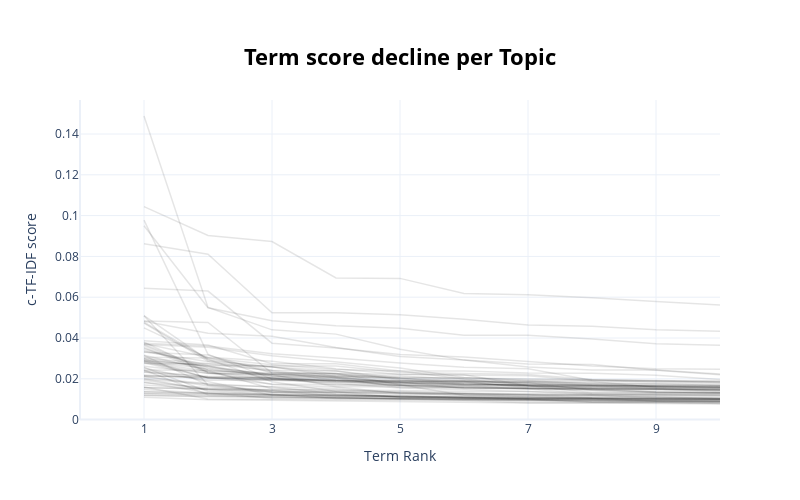

Source (notebook cell):
### Code cell
topic_model.visualize_term_rank()

### Figure 1 — Plotly figure (JSON) as saved in the notebook; plotly's stock layout.template omitted (floating-point values rounded to 4 significant figures)
{"data": [{"hovertext": "<b>Topic -1</b>:政治_した_社会_改革_ため_日本_実現_こと_国民_から", "line": {"color": "black", "width": 1.5}, "mode": "lines+lines", "name": "", "opacity": 0.1, "type": "scatter", "x": [1, 2, 3, 4, 5, 6, 7, 8, 9, 10], "y": [0.01096, 0.009798, 0.009548, 0.009172, 0.009029, 0.00871, 0.008192, 0.008127, 0.007755, 0.007653]}, {"hovertext": "<b>Topic 0</b>:共産_日本_政治_増税_国民_した_消費_ため_から_って", "line": {"color": "black", "width": 1.5}, "mode": "lines+lines", "name": "", "opacity": 0.1, "type": "scatter", "x": [1, 2, 3, 4, 5, 6, 7, 8, 9, 10], "y": [0.01369, 0.01265, 0.01198, 0.01105, 0.01105, 0.0104, 0.01006, 0.008684, 0.008628, 0.007954]}, {"hovertext": "<b>Topic 1</b>:自民党_共産_献金_腐敗_政治_企業_改革_国民_選挙_日本", "line": {"color": "black", "width": 1.5}, "mode": "lines+lines", "name": "", "opacity": 0.1, "type": "scatter", "x": [1, 2, 3, 4, 5, 6, 7, 8, 9, 10], "y": [0.02187, 0.02014, 0.01962, 0.0193, 0.01896, 0.0184, 0.01621, 0.0157, 0.01552, 0.01413]}, {"hovertext": "<b>Topic 2</b>:改革_政治_市民_社会_ため_した_から_日本_こと_経済", "line": {"color": "black", "width": 1.5}, "mode": "lines+lines", "name": "", "opacity": 0.1, "type": "scatter", "x": [1, 2, 3, 4, 5, 6, 7, 8, 9, 10], "y": [0.0119, 0.01126, 0.01115, 0.01086, 0.01026, 0.009799, 0.009798, 0.008614, 0.00848, 0.008426]}, {"hovertext": "<b>Topic 3</b>:消費_増税_国民_憲法_保障_年金_税金_日本_民主_くらし", "line": {"color": "black", "width": 1.5}, "mode": "lines+lines", "name": "", "opacity": 0.1, "type": "scatter", "x": [1, 2, 3, 4, 5, 6, 7, 8, 9, 10], "y": [0.01362, 0.01308, 0.01047, 0.01036, 0.01036, 0.01034, 0.01018, 0.01012, 0.01003, 0.009926]}, {"hovertext": "<b>Topic 4</b>:増税_憲法_改悪_消費_共産_民主_日本_戦争_くらし_たしか", "line": {"color": "black", "width": 1.5}, "mode": "lines+lines", "name": "", "opacity": 0.1, "type": "scatter", "x": [1, 2, 3, 4, 5, 6, 7, 8, 9, 10], "y": [0.02983, 0.02605, 0.02205, 0.01616, 0.01614, 0.01558, 0.01529, 0.01521, 0.01486, 0.01481]}, {"hovertext": "<b>Topic 5</b>:政治_こと_した_政治家_社会_ため_国民_てい_から_生活", "line": {"color": "black", "width": 1.5}, "mode": "lines+lines", "name": "", "opacity": 0.1, "type": "scatter", "x": [1, 2, 3, 4, 5, 6, 7, 8, 9, 10], "y": [0.01597, 0.01008, 0.009979, 0.009915, 0.009519, 0.009305, 0.008271, 0.008233, 0.008212, 0.008119]}, {"hovertext": "<b>Topic 6</b>:年金_制度_保険_保障_廃止_削減_地域_財源_改革_道路", "line": {"color": "black", "width": 1.5}, "mode": "lines+lines", "name": "", "opacity": 0.1, "type": "scatter", "x": [1, 2, 3, 4, 5, 6, 7, 8, 9, 10], "y": [0.03145, 0.01684, 0.01418, 0.01147, 0.01144, 0.01137, 0.01041, 0.01038, 0.009992, 0.009804]}, {"hovertext": "<b>Topic 7</b>:消費_廃止_自民党_国民_共産_政治_コメ_反対_選挙_日本", "line": {"color": "black", "width": 1.5}, "mode": "lines+lines", "name": "", "opacity": 0.1, "type": "scatter", "x": [1, 2, 3, 4, 5, 6, 7, 8, 9, 10], "y": [0.03151, 0.02435, 0.02151, 0.01845, 0.01695, 0.01586, 0.01495, 0.01475, 0.01359, 0.01338]}, {"hovertext": "<b>Topic 8</b>:消費_廃止_国民_増税_政治_税制_反対_税率_実現_減税", "line": {"color": "black", "width": 1.5}, "mode": "lines+lines", "name": "", "opacity": 0.1, "type": "scatter", "x": [1, 2, 3, 4, 5, 6, 7, 8, 9, 10], "y": [0.02435, 0.0122, 0.01152, 0.01087, 0.009986, 0.009771, 0.009058, 0.008794, 0.008498, 0.008453]}, {"hovertext": "<b>Topic 9</b>:選挙_した_政治_上げ_支援_ため_こと_立候補_この_心から", "line": {"color": "black", "width": 1.5}, "mode": "lines+lines", "name": "", "opacity": 0.1, "type": "scatter", "x": [1, 2, 3, 4, 5, 6, 7, 8, 9, 10], "y": [0.02005, 0.01452, 0.0124, 0.01031, 0.01028, 0.01006, 0.009466, 0.009253, 0.009223, 0.008965]}, {"hovertext": "<b>Topic 10</b>:郵政_民営_郵便局_改革_民間_ネットワーク_サービス_構造_反対_", "line": {"color": "black", "width": 1.5}, "mode": "lines+lines", "name": "", "opacity": 0.1, "type": "scatter", "x": [1, 2, 3, 4, 5, 6, 7, 8, 9, 10], "y": [0.04829, 0.04762, 0.02284, 0.02256, 0.0171, 0.01199, 0.0117, 0.01168, 0.0114, 0.01131]}, {"hovertext": "<b>Topic 11</b>:整備_道路_産業_建設_観光_地域_自動車_対策_空港_都市", "line": {"color": "black", "width": 1.5}, "mode": "lines+lines", "name": "", "opacity": 0.1, "type": "scatter", "x": [1, 2, 3, 4, 5, 6, 7, 8, 9, 10], "y": [0.01993, 0.01733, 0.01351, 0.01349, 0.01239, 0.0123, 0.012, 0.012, 0.0108, 0.01064]}, {"hovertext": "<b>Topic 12</b>:環境_産業_対策_経済_社会_教育_地域_づくり_整備_安全", "line": {"color": "black", "width": 1.5}, "mode": "lines+lines", "name": "", "opacity": 0.1, "type": "scatter", "x": [1, 2, 3, 4, 5, 6, 7, 8, 9, 10], "y": [0.017, 0.01502, 0.01479, 0.01464, 0.01426, 0.0138, 0.01374, 0.01304, 0.01299, 0.01281]}, {"hovertext": "<b>Topic 13</b>:日本_社会_経済_世紀_時代_世界_国際_豊か_ため_教育", "line": {"color": "black", "width": 1.5}, "mode": "lines+lines", "name": "", "opacity": 0.1, "type": "scatter", "x": [1, 2, 3, 4, 5, 6, 7, 8, 9, 10], "y": [0.0184, 0.013, 0.01248, 0.01215, 0.01133, 0.01066, 0.01051, 0.01042, 0.009124, 0.008887]}, {"hovertext": "<b>Topic 14</b>:自公_高校_後期_政権_主人公_授業_医療_派遣_防波堤_無償", "line": {"color": "black", "width": 1.5}, "mode": "lines+lines", "name": "", "opacity": 0.1, "type": "scatter", "x": [1, 2, 3, 4, 5, 6, 7, 8, 9, 10], "y": [0.02622, 0.02273, 0.02219, 0.02104, 0.02058, 0.02046, 0.01958, 0.01931, 0.01836, 0.01795]}, {"hovertext": "<b>Topic 15</b>:医療_地域_社会_雇用_年金_支援_制度_環境_介護_子育て", "line": {"color": "black", "width": 1.5}, "mode": "lines+lines", "name": "", "opacity": 0.1, "type": "scatter", "x": [1, 2, 3, 4, 5, 6, 7, 8, 9, 10], "y": [0.01575, 0.01503, 0.01334, 0.01185, 0.01109, 0.01079, 0.01076, 0.01057, 0.0105, 0.01033]}, {"hovertext": "<b>Topic 16</b>:政治_日本_新しい_社会_地域_ため_実現_改革_教育_世紀", "line": {"color": "black", "width": 1.5}, "mode": "lines+lines", "name": "", "opacity": 0.1, "type": "scatter", "x": [1, 2, 3, 4, 5, 6, 7, 8, 9, 10], "y": [0.01277, 0.01244, 0.012, 0.01153, 0.01132, 0.01098, 0.01034, 0.01023, 0.01009, 0.009709]}, {"hovertext": "<b>Topic 17</b>:教育_社会_子供_子ども_てい_環境_学校_問題_推進_として", "line": {"color": "black", "width": 1.5}, "mode": "lines+lines", "name": "", "opacity": 0.1, "type": "scatter", "x": [1, 2, 3, 4, 5, 6, 7, 8, 9, 10], "y": [0.02561, 0.0138, 0.0123, 0.01113, 0.01055, 0.01019, 0.009707, 0.009654, 0.009111, 0.009043]}, {"hovertext": "<b>Topic 18</b>:社会_子供_した_日本_てい_から_時代_ため_って_教育", "line": {"color": "black", "width": 1.5}, "mode": "lines+lines", "name": "", "opacity": 0.1, "type": "scatter", "x": [1, 2, 3, 4, 5, 6, 7, 8, 9, 10], "y": [0.01181, 0.01149, 0.01109, 0.01042, 0.01021, 0.01006, 0.009901, 0.009487, 0.009372, 0.008908]}, {"hovertext": "<b>Topic 19</b>:した_日本_政治_ため_委員長_改革_として_社会_いただき_支援", "line": {"color": "black", "width": 1.5}, "mode": "lines+lines", "name": "", "opacity": 0.1, "type": "scatter", "x": [1, 2, 3, 4, 5, 6, 7, 8, 9, 10], "y": [0.0128, 0.01193, 0.01094, 0.01085, 0.01007, 0.009481, 0.009444, 0.009348, 0.008982, 0.00888]}, {"hovertext": "<b>Topic 20</b>:地域_ため_産業_日本_づくり_社会_秋田_豊か_未来_発展", "line": {"color": "black", "width": 1.5}, "mode": "lines+lines", "name": "", "opacity": 0.1, "type": "scatter", "x": [1, 2, 3, 4, 5, 6, 7, 8, 9, 10], "y": [0.01477, 0.01297, 0.01206, 0.01195, 0.01176, 0.01067, 0.01003, 0.009917, 0.0096, 0.009569]}, {"hovertext": "<b>Topic 21</b>:改革_政治_新しい_日本_実現_確立_自民党_地方_ため_政権", "line": {"color": "black", "width": 1.5}, "mode": "lines+lines", "name": "", "opacity": 0.1, "type": "scatter", "x": [1, 2, 3, 4, 5, 6, 7, 8, 9, 10], "y": [0.0208, 0.01759, 0.01602, 0.01264, 0.01102, 0.01089, 0.01006, 0.009948, 0.009414, 0.009354]}, {"hovertext": "<b>Topic 22</b>:財政_予算_地方_借金_こと_道路_事業_から_見直し_改革", "line": {"color": "black", "width": 1.5}, "mode": "lines+lines", "name": "", "opacity": 0.1, "type": "scatter", "x": [1, 2, 3, 4, 5, 6, 7, 8, 9, 10], "y": [0.01557, 0.01493, 0.01439, 0.01364, 0.01099, 0.01062, 0.009922, 0.009833, 0.009798, 0.00976]}, {"hovertext": "<b>Topic 23</b>:沖縄_基地_県民_振興_整理_縮小_跡地_離島_問題_ニシメ", "line": {"color": "black", "width": 1.5}, "mode": "lines+lines", "name": "", "opacity": 0.1, "type": "scatter", "x": [1, 2, 3, 4, 5, 6, 7, 8, 9, 10], "y": [0.09781, 0.03198, 0.01997, 0.0178, 0.01554, 0.01459, 0.01379, 0.01232, 0.01221, 0.01205]}, {"hovertext": "<b>Topic 24</b>:改革_政治_新しい_腐敗_した_ため_実現_選挙_制度_せん", "line": {"color": "black", "width": 1.5}, "mode": "lines+lines", "name": "", "opacity": 0.1, "type": "scatter", "x": [1, 2, 3, 4, 5, 6, 7, 8, 9, 10], "y": [0.02433, 0.02405, 0.01515, 0.01414, 0.01337, 0.01262, 0.01216, 0.01178, 0.01116, 0.01022]}, {"hovertext": "<b>Topic 25</b>:地方_地域_として_分権_整備_づくり_市民_首都_国政_都市", "line": {"color": "black", "width": 1.5}, "mode": "lines+lines", "name": "", "opacity": 0.1, "type": "scatter", "x": [1, 2, 3, 4, 5, 6, 7, 8, 9, 10], "y": [0.02532, 0.01849, 0.01198, 0.01195, 0.01136, 0.01108, 0.0109, 0.01062, 0.01054, 0.01032]}, {"hovertext": "<b>Topic 26</b>:農業_農家_食糧_産業_農政_生産_解決_自由化_地元_漁業", "line": {"color": "black", "width": 1.5}, "mode": "lines+lines", "name": "", "opacity": 0.1, "type": "scatter", "x": [1, 2, 3, 4, 5, 6, 7, 8, 9, 10], "y": [0.0363, 0.02332, 0.01719, 0.01601, 0.01288, 0.01239, 0.01125, 0.01042, 0.01032, 0.01023]}, {"hovertext": "<b>Topic 27</b>:経済_金融_不況_景気_デフレ_対策_財政_回復_バブル_危機", "line": {"color": "black", "width": 1.5}, "mode": "lines+lines", "name": "", "opacity": 0.1, "type": "scatter", "x": [1, 2, 3, 4, 5, 6, 7, 8, 9, 10], "y": [0.02881, 0.02047, 0.01938, 0.01917, 0.01902, 0.01872, 0.01546, 0.01538, 0.01505, 0.01351]}, {"hovertext": "<b>Topic 28</b>:憲法_平和_人権_社会_世界_戦争_実現_福祉_基本_守り", "line": {"color": "black", "width": 1.5}, "mode": "lines+lines", "name": "", "opacity": 0.1, "type": "scatter", "x": [1, 2, 3, 4, 5, 6, 7, 8, 9, 10], "y": [0.04773, 0.0296, 0.01854, 0.01378, 0.01374, 0.01292, 0.01211, 0.01068, 0.01066, 0.0106]}, {"hovertext": "<b>Topic 29</b>:政治_改革_国民_政治家_こと_推進_した_ため_として_って", "line": {"color": "black", "width": 1.5}, "mode": "lines+lines", "name": "", "opacity": 0.1, "type": "scatter", "x": [1, 2, 3, 4, 5, 6, 7, 8, 9, 10], "y": [0.01811, 0.01567, 0.01445, 0.01237, 0.01107, 0.0106, 0.01048, 0.01044, 0.01034, 0.01005]}, {"hovertext": "<b>Topic 30</b>:女性_消費_政治_社会_自民党_廃止_って_守り_ため_した", "line": {"color": "black", "width": 1.5}, "mode": "lines+lines", "name": "", "opacity": 0.1, "type": "scatter", "x": [1, 2, 3, 4, 5, 6, 7, 8, 9, 10], "y": [0.05092, 0.01697, 0.01607, 0.01516, 0.01309, 0.01181, 0.01113, 0.01049, 0.01023, 0.01004]}, {"hovertext": "<b>Topic 31</b>:介護_保険_共産_政治_日本_から_社会_野党_保障_医療", "line": {"color": "black", "width": 1.5}, "mode": "lines+lines", "name": "", "opacity": 0.1, "type": "scatter", "x": [1, 2, 3, 4, 5, 6, 7, 8, 9, 10], "y": [0.02133, 0.01643, 0.01345, 0.01313, 0.01292, 0.01245, 0.01223, 0.01217, 0.0121, 0.01194]}, {"hovertext": "<b>Topic 32</b>:漁業_産業_農林_整備_地域_第一次_発展_努力_国土_生産", "line": {"color": "black", "width": 1.5}, "mode": "lines+lines", "name": "", "opacity": 0.1, "type": "scatter", "x": [1, 2, 3, 4, 5, 6, 7, 8, 9, 10], "y": [0.03472, 0.02542, 0.02227, 0.0206, 0.0182, 0.01736, 0.01672, 0.01489, 0.0135, 0.01314]}, {"hovertext": "<b>Topic 33</b>:以内_高速_道路_料金_無料_年金_人件_消費_議員_補助金", "line": {"color": "black", "width": 1.5}, "mode": "lines+lines", "name": "", "opacity": 0.1, "type": "scatter", "x": [1, 2, 3, 4, 5, 6, 7, 8, 9, 10], "y": [0.03054, 0.03014, 0.02693, 0.02461, 0.02382, 0.01993, 0.01663, 0.01319, 0.01316, 0.01303]}, {"hovertext": "<b>Topic 34</b>:冷戦_時代_世界_東西_新しい_政治_国際_って_なり_した", "line": {"color": "black", "width": 1.5}, "mode": "lines+lines", "name": "", "opacity": 0.1, "type": "scatter", "x": [1, 2, 3, 4, 5, 6, 7, 8, 9, 10], "y": [0.03326, 0.02839, 0.02362, 0.01923, 0.01675, 0.01667, 0.01497, 0.01262, 0.01241, 0.01237]}, {"hovertext": "<b>Topic 35</b>:共産_日本_軍事_やめ_保障_軍機_予算_増税_低空飛行_選挙", "line": {"color": "black", "width": 1.5}, "mode": "lines+lines", "name": "", "opacity": 0.1, "type": "scatter", "x": [1, 2, 3, 4, 5, 6, 7, 8, 9, 10], "y": [0.02787, 0.02055, 0.01998, 0.01884, 0.01823, 0.01724, 0.01709, 0.01694, 0.01666, 0.0164]}, {"hovertext": "<b>Topic 36</b>:年金_小泉_ドル_つぶし_税金_医療_九条_介護_保険_負担", "line": {"color": "black", "width": 1.5}, "mode": "lines+lines", "name": "", "opacity": 0.1, "type": "scatter", "x": [1, 2, 3, 4, 5, 6, 7, 8, 9, 10], "y": [0.02318, 0.02131, 0.0205, 0.01699, 0.01689, 0.01629, 0.01624, 0.01604, 0.01603, 0.01527]}, {"hovertext": "<b>Topic 37</b>:署名_万博_万人_まわる_乳児_県民_県知事_投票_特養ホーム_事業", "line": {"color": "black", "width": 1.5}, "mode": "lines+lines", "name": "", "opacity": 0.1, "type": "scatter", "x": [1, 2, 3, 4, 5, 6, 7, 8, 9, 10], "y": [0.08622, 0.08105, 0.0524, 0.05238, 0.05138, 0.04915, 0.04632, 0.04577, 0.044, 0.0433]}, {"hovertext": "<b>Topic 38</b>:増税_改悪_憲法_医療_保障_痛み_やめ_消費_くらし_郵便局", "line": {"color": "black", "width": 1.5}, "mode": "lines+lines", "name": "", "opacity": 0.1, "type": "scatter", "x": [1, 2, 3, 4, 5, 6, 7, 8, 9, 10], "y": [0.02972, 0.02034, 0.01959, 0.01882, 0.0184, 0.01525, 0.01511, 0.01469, 0.01468, 0.01468]}, {"hovertext": "<b>Topic 39</b>:郷土_まい_として_栃木_議員_奈良_した_ため_国政_二区", "line": {"color": "black", "width": 1.5}, "mode": "lines+lines", "name": "", "opacity": 0.1, "type": "scatter", "x": [1, 2, 3, 4, 5, 6, 7, 8, 9, 10], "y": [0.02395, 0.02082, 0.02035, 0.01884, 0.01791, 0.01789, 0.01649, 0.01566, 0.01534, 0.01488]}, {"hovertext": "<b>Topic 40</b>:ソ連_東欧_諸国_国際_政治_世界_時代_ため_した_民主化", "line": {"color": "black", "width": 1.5}, "mode": "lines+lines", "name": "", "opacity": 0.1, "type": "scatter", "x": [1, 2, 3, 4, 5, 6, 7, 8, 9, 10], "y": [0.02152, 0.02081, 0.01751, 0.01712, 0.0168, 0.01556, 0.01539, 0.01421, 0.01325, 0.01311]}, {"hovertext": "<b>Topic 41</b>:黒木_富山_した_二年_知事_郷土_先生_上げ_江藤_決意", "line": {"color": "black", "width": 1.5}, "mode": "lines+lines", "name": "", "opacity": 0.1, "type": "scatter", "x": [1, 2, 3, 4, 5, 6, 7, 8, 9, 10], "y": [0.03537, 0.02288, 0.01983, 0.01924, 0.01811, 0.01744, 0.01731, 0.01649, 0.01612, 0.01558]}, {"hovertext": "<b>Topic 42</b>:地方_合併_改革_税源_分権_学力_能登_教育_確か_移譲", "line": {"color": "black", "width": 1.5}, "mode": "lines+lines", "name": "", "opacity": 0.1, "type": "scatter", "x": [1, 2, 3, 4, 5, 6, 7, 8, 9, 10], "y": [0.03006, 0.02753, 0.02576, 0.02387, 0.01955, 0.01697, 0.01684, 0.01532, 0.01508, 0.01456]}, {"hovertext": "<b>Topic 43</b>:核兵器_共産_被爆_廃絶_非核_自民党_原発_廃止_してき_では", "line": {"color": "black", "width": 1.5}, "mode": "lines+lines", "name": "", "opacity": 0.1, "type": "scatter", "x": [1, 2, 3, 4, 5, 6, 7, 8, 9, 10], "y": [0.03796, 0.02322, 0.02062, 0.02059, 0.01865, 0.01835, 0.01802, 0.0144, 0.01384, 0.01301]}, {"hovertext": "<b>Topic 44</b>:憲法_低空飛行_残業_安保_保障_軍機_条約_ルール_失業率_公共", "line": {"color": "black", "width": 1.5}, "mode": "lines+lines", "name": "", "opacity": 0.1, "type": "scatter", "x": [1, 2, 3, 4, 5, 6, 7, 8, 9, 10], "y": [0.0213, 0.02084, 0.02039, 0.01931, 0.01924, 0.01888, 0.01755, 0.01705, 0.017, 0.01667]}, {"hovertext": "<b>Topic 45</b>:鳥取_全国_くらし_改悪_憲法_とりのぞく_県民_平和_消費_雇用", "line": {"color": "black", "width": 1.5}, "mode": "lines+lines", "name": "", "opacity": 0.1, "type": "scatter", "x": [1, 2, 3, 4, 5, 6, 7, 8, 9, 10], "y": [0.04733, 0.02861, 0.02578, 0.02235, 0.01998, 0.01895, 0.01824, 0.01689, 0.01639, 0.01634]}, {"hovertext": "<b>Topic 46</b>:神戸_空港_復興_運輸_市営_許可_建設_市民_総意_砂田", "line": {"color": "black", "width": 1.5}, "mode": "lines+lines", "name": "", "opacity": 0.1, "type": "scatter", "x": [1, 2, 3, 4, 5, 6, 7, 8, 9, 10], "y": [0.1488, 0.055, 0.044, 0.04191, 0.03449, 0.02916, 0.02729, 0.02701, 0.0242, 0.02204]}, {"hovertext": "<b>Topic 47</b>:進歩_環境_改革_って_した_福祉_公害_自民党_見直し_徳島", "line": {"color": "black", "width": 1.5}, "mode": "lines+lines", "name": "", "opacity": 0.1, "type": "scatter", "x": [1, 2, 3, 4, 5, 6, 7, 8, 9, 10], "y": [0.0193, 0.01479, 0.01366, 0.01339, 0.01317, 0.01265, 0.01263, 0.01238, 0.01192, 0.01177]}, {"hovertext": "<b>Topic 48</b>:自由主義_主義_自由_東欧_民主主義_社会_世界_した_として_諸国", "line": {"color": "black", "width": 1.5}, "mode": "lines+lines", "name": "", "opacity": 0.1, "type": "scatter", "x": [1, 2, 3, 4, 5, 6, 7, 8, 9, 10], "y": [0.0368, 0.03549, 0.03135, 0.02847, 0.02533, 0.02064, 0.01893, 0.01741, 0.01621, 0.01597]}, {"hovertext": "<b>Topic 49</b>:ベルリン_たまき_奈良_自由_栄一_阪奈_民主主義_東欧_土地_亀岡", "line": {"color": "black", "width": 1.5}, "mode": "lines+lines", "name": "", "opacity": 0.1, "type": "scatter", "x": [1, 2, 3, 4, 5, 6, 7, 8, 9, 10], "y": [0.04496, 0.03019, 0.02415, 0.02377, 0.02052, 0.02032, 0.02005, 0.01953, 0.01898, 0.01895]}, {"hovertext": "<b>Topic 50</b>:基地_沖縄_公明_憲法_消費_民主_公約_反対_条約_引き上げ", "line": {"color": "black", "width": 1.5}, "mode": "lines+lines", "name": "", "opacity": 0.1, "type": "scatter", "x": [1, 2, 3, 4, 5, 6, 7, 8, 9, 10], "y": [0.04822, 0.04232, 0.04092, 0.03535, 0.0309, 0.02919, 0.02584, 0.02437, 0.02428, 0.02238]}, {"hovertext": "<b>Topic 51</b>:官僚_市民_松坂_薬害_エイズ_問題_政治家_住専_主導_行革", "line": {"color": "black", "width": 1.5}, "mode": "lines+lines", "name": "", "opacity": 0.1, "type": "scatter", "x": [1, 2, 3, 4, 5, 6, 7, 8, 9, 10], "y": [0.03297, 0.03166, 0.02281, 0.02264, 0.02226, 0.02201, 0.0166, 0.01653, 0.01531, 0.0153]}, {"hovertext": "<b>Topic 52</b>:ドル_ゆがみ_比較_フランス_資料_ドイツ_イギリス_応援_主役_く", "line": {"color": "black", "width": 1.5}, "mode": "lines+lines", "name": "", "opacity": 0.1, "type": "scatter", "x": [1, 2, 3, 4, 5, 6, 7, 8, 9, 10], "y": [0.09502, 0.05484, 0.04851, 0.046, 0.04483, 0.04141, 0.04136, 0.03947, 0.03715, 0.03651]}, {"hovertext": "<b>Topic 53</b>:女性_個人_筑後川_社会_流域_組織_参加_元気_なく_年寄り", "line": {"color": "black", "width": 1.5}, "mode": "lines+lines", "name": "", "opacity": 0.1, "type": "scatter", "x": [1, 2, 3, 4, 5, 6, 7, 8, 9, 10], "y": [0.03748, 0.03603, 0.03229, 0.03022, 0.02774, 0.02563, 0.0249, 0.01931, 0.01903, 0.01822]}, {"hovertext": "<b>Topic 54</b>:ドル_弁護士_共産_こそ_一歩_政治_新しい_国民_正義_日本", "line": {"color": "black", "width": 1.5}, "mode": "lines+lines", "name": "", "opacity": 0.1, "type": "scatter", "x": [1, 2, 3, 4, 5, 6, 7, 8, 9, 10], "y": [0.02755, 0.02732, 0.02403, 0.02047, 0.01569, 0.01554, 0.01526, 0.01515, 0.01462, 0.01451]}, {"hovertext": "<b>Topic 55</b>:新しい_政治_目指_歩み_あなた_つくり_勇気_時代_として_実現", "line": {"color": "black", "width": 1.5}, "mode": "lines+lines", "name": "", "opacity": 0.1, "type": "scatter", "x": [1, 2, 3, 4, 5, 6, 7, 8, 9, 10], "y": [0.02913, 0.02636, 0.02151, 0.02033, 0.01855, 0.01847, 0.01837, 0.01679, 0.01655, 0.01585]}, {"hovertext": "<b>Topic 56</b>:政府_失業_足立_雅子_改革_つよい_成長_内閣_経済_小さな", "line": {"color": "black", "width": 1.5}, "mode": "lines+lines", "name": "", "opacity": 0.1, "type": "scatter", "x": [1, 2, 3, 4, 5, 6, 7, 8, 9, 10], "y": [0.02896, 0.02628, 0.01998, 0.01994, 0.01663, 0.01571, 0.01549, 0.01493, 0.01492, 0.0144]}, {"hovertext": "<b>Topic 57</b>:解散_ぶち_長崎_海洋_造船_暴政_下町_正義_づくり_自民党", "line": {"color": "black", "width": 1.5}, "mode": "lines+lines", "name": "", "opacity": 0.1, "type": "scatter", "x": [1, 2, 3, 4, 5, 6, 7, 8, 9, 10], "y": [0.0369, 0.02431, 0.02225, 0.02148, 0.0214, 0.01962, 0.01898, 0.01869, 0.01576, 0.01567]}, {"hovertext": "<b>Topic 58</b>:環境_医療_リサイクル_地球_介護_太陽光_責任_開発_経済_胆振", "line": {"color": "black", "width": 1.5}, "mode": "lines+lines", "name": "", "opacity": 0.1, "type": "scatter", "x": [1, 2, 3, 4, 5, 6, 7, 8, 9, 10], "y": [0.02351, 0.01934, 0.01933, 0.01815, 0.01788, 0.01674, 0.01669, 0.01617, 0.01612, 0.01568]}, {"hovertext": "<b>Topic 59</b>:労働_再建_雇用_八万_改正_最低_守り_所得_抜本_派遣", "line": {"color": "black", "width": 1.5}, "mode": "lines+lines", "name": "", "opacity": 0.1, "type": "scatter", "x": [1, 2, 3, 4, 5, 6, 7, 8, 9, 10], "y": [0.02851, 0.02361, 0.02301, 0.02257, 0.0201, 0.01906, 0.01842, 0.01787, 0.0176, 0.01668]}, {"hovertext": "<b>Topic 60</b>:戦争_イラク_無駄遣い_原爆_負担_民主_存在_平和_投下_広島", "line": {"color": "black", "width": 1.5}, "mode": "lines+lines", "name": "", "opacity": 0.1, "type": "scatter", "x": [1, 2, 3, 4, 5, 6, 7, 8, 9, 10], "y": [0.05093, 0.02925, 0.02586, 0.02112, 0.01738, 0.01712, 0.01697, 0.01672, 0.01645, 0.01642]}, {"hovertext": "<b>Topic 61</b>:増税_民営_郵政_たしか_サラリーマン_ふみの_憲法_野党_国民_サ", "line": {"color": "black", "width": 1.5}, "mode": "lines+lines", "name": "", "opacity": 0.1, "type": "scatter", "x": [1, 2, 3, 4, 5, 6, 7, 8, 9, 10], "y": [0.03387, 0.02649, 0.02631, 0.02624, 0.02311, 0.02259, 0.02206, 0.01963, 0.01903, 0.01864]}, {"hovertext": "<b>Topic 62</b>:岩手_奄美_づくり_大島つむぎ_不況_ぐち_世帯_愛知_減税_住宅", "line": {"color": "black", "width": 1.5}, "mode": "lines+lines", "name": "", "opacity": 0.1, "type": "scatter", "x": [1, 2, 3, 4, 5, 6, 7, 8, 9, 10], "y": [0.02859, 0.02492, 0.02121, 0.02112, 0.02034, 0.01763, 0.0168, 0.01667, 0.01624, 0.01591]}, {"hovertext": "<b>Topic 63</b>:海底_弾薬_ｓｓｋ_カジノ_護岸_使用_こころ_農村_予算_文盲", "line": {"color": "black", "width": 1.5}, "mode": "lines+lines", "name": "", "opacity": 0.1, "type": "scatter", "x": [1, 2, 3, 4, 5, 6, 7, 8, 9, 10], "y": [0.03863, 0.0366, 0.02738, 0.02738, 0.02389, 0.02387, 0.02279, 0.02269, 0.02174, 0.01972]}, {"hovertext": "<b>Topic 64</b>:受け取り_独立_自主_どんな_立場_めいてい_団体_大国_製薬_遠慮", "line": {"color": "black", "width": 1.5}, "mode": "lines+lines", "name": "", "opacity": 0.1, "type": "scatter", "x": [1, 2, 3, 4, 5, 6, 7, 8, 9, 10], "y": [0.1044, 0.09024, 0.08728, 0.06945, 0.06923, 0.06185, 0.06126, 0.05979, 0.05784, 0.05621]}, {"hovertext": "<b>Topic 65</b>:改革_小泉_再生_女性_接種_たい_四本柱_大阪_制度_未来", "line": {"color": "black", "width": 1.5}, "mode": "lines+lines", "name": "", "opacity": 0.1, "type": "scatter", "x": [1, 2, 3, 4, 5, 6, 7, 8, 9, 10], "y": [0.02804, 0.02265, 0.02207, 0.02187, 0.01917, 0.01888, 0.01855, 0.0178, 0.01758, 0.0172]}, {"hovertext": "<b>Topic 66</b>:環境_地球_自然_好き_積極_美しい_ヒロシマ_解決_課題_進藤", "line": {"color": "black", "width": 1.5}, "mode": "lines+lines", "name": "", "opacity": 0.1, "type": "scatter", "x": [1, 2, 3, 4, 5, 6, 7, 8, 9, 10], "y": [0.03729, 0.03053, 0.02865, 0.02498, 0.02209, 0.02178, 0.02144, 0.01896, 0.01871, 0.01853]}, {"hovertext": "<b>Topic 67</b>:オーケー_ok_政治家_込み_あたりまえ_官僚_しん_そんな_特権_", "line": {"color": "black", "width": 1.5}, "mode": "lines+lines", "name": "", "opacity": 0.1, "type": "scatter", "x": [1, 2, 3, 4, 5, 6, 7, 8, 9, 10], "y": [0.06439, 0.06299, 0.03748, 0.03506, 0.03187, 0.03066, 0.02852, 0.02628, 0.02499, 0.02472]}], "layout": {"height": 500, "hoverlabel": {"bgcolor": "white", "font": {"family": "Rockwell", "size": 16}}, "showlegend": false, "title": {"font": {"color": "Black", "size": 22}, "text": "<b>Term score decline per Topic</b>", "x": 0.5, "xanchor": "center", "y": 0.9, "yanchor": "top"}, "width": 800, "xaxis": {"dtick": 2, "range": [0, 10], "tick0": 1, "title": {"text": "Term Rank"}}, "yaxis": {"title": {"text": "c-TF-IDF score"}}}}
